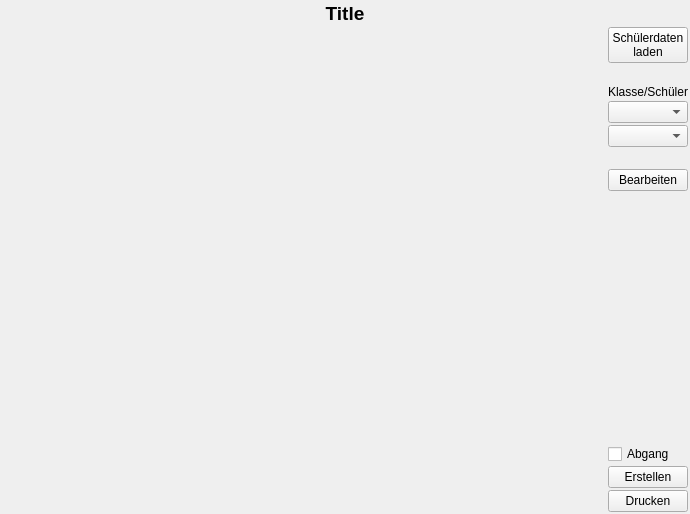
<?xml version="1.0" encoding="UTF-8"?>
<ui version="4.0">
 <class>Form</class>
 <widget class="QWidget" name="Form">
  <property name="geometry">
   <rect>
    <x>0</x>
    <y>0</y>
    <width>690</width>
    <height>514</height>
   </rect>
  </property>
  <property name="windowTitle">
   <string>Form</string>
  </property>
  <layout class="QVBoxLayout" name="verticalLayout_4">
   <property name="spacing">
    <number>2</number>
   </property>
   <property name="leftMargin">
    <number>2</number>
   </property>
   <property name="topMargin">
    <number>2</number>
   </property>
   <property name="rightMargin">
    <number>2</number>
   </property>
   <property name="bottomMargin">
    <number>2</number>
   </property>
   <item>
    <widget class="QLabel" name="l_title_cs">
     <property name="font">
      <font>
       <pointsize>14</pointsize>
       <weight>75</weight>
       <bold>true</bold>
      </font>
     </property>
     <property name="text">
      <string notr="true">Title</string>
     </property>
     <property name="alignment">
      <set>Qt::AlignCenter</set>
     </property>
    </widget>
   </item>
   <item>
    <layout class="QHBoxLayout" name="horizontalLayout">
     <item>
      <widget class="QStackedWidget" name="stack_cs">
       <property name="currentIndex">
        <number>1</number>
       </property>
       <widget class="QWidget" name="st_1">
        <layout class="QVBoxLayout" name="verticalLayout_2">
         <item>
          <widget class="QTextBrowser" name="tb_info_cs"/>
         </item>
        </layout>
       </widget>
       <widget class="QWidget" name="st_2">
        <layout class="QVBoxLayout" name="verticalLayout_3">
         <item>
          <layout class="QFormLayout" name="lf_edit_cs"/>
         </item>
        </layout>
       </widget>
      </widget>
     </item>
     <item>
      <layout class="QVBoxLayout" name="verticalLayout">
       <item>
        <widget class="QPushButton" name="pb_get_cs">
         <property name="text">
          <string notr="true">Schülerdaten
laden</string>
         </property>
        </widget>
       </item>
       <item>
        <spacer name="verticalSpacer_4">
         <property name="orientation">
          <enum>Qt::Vertical</enum>
         </property>
         <property name="sizeType">
          <enum>QSizePolicy::Fixed</enum>
         </property>
         <property name="sizeHint" stdset="0">
          <size>
           <width>20</width>
           <height>20</height>
          </size>
         </property>
        </spacer>
       </item>
       <item>
        <widget class="QLabel" name="label">
         <property name="text">
          <string>Klasse/Schüler</string>
         </property>
        </widget>
       </item>
       <item>
        <widget class="QComboBox" name="cb_class_cs"/>
       </item>
       <item>
        <widget class="QComboBox" name="cb_pupil_cs"/>
       </item>
       <item>
        <spacer name="verticalSpacer_2">
         <property name="orientation">
          <enum>Qt::Vertical</enum>
         </property>
         <property name="sizeType">
          <enum>QSizePolicy::Fixed</enum>
         </property>
         <property name="sizeHint" stdset="0">
          <size>
           <width>20</width>
           <height>20</height>
          </size>
         </property>
        </spacer>
       </item>
       <item>
        <widget class="QPushButton" name="pb_edit_cs">
         <property name="text">
          <string notr="true">Bearbeiten</string>
         </property>
        </widget>
       </item>
       <item>
        <spacer name="verticalSpacer_3">
         <property name="orientation">
          <enum>Qt::Vertical</enum>
         </property>
         <property name="sizeType">
          <enum>QSizePolicy::MinimumExpanding</enum>
         </property>
         <property name="sizeHint" stdset="0">
          <size>
           <width>20</width>
           <height>20</height>
          </size>
         </property>
        </spacer>
       </item>
       <item>
        <widget class="QCheckBox" name="ck_leaving_cs">
         <property name="text">
          <string notr="true">Abgang</string>
         </property>
        </widget>
       </item>
       <item>
        <widget class="QPushButton" name="pushButton_2">
         <property name="text">
          <string notr="true">Erstellen</string>
         </property>
        </widget>
       </item>
       <item>
        <widget class="QPushButton" name="pb_print_cs">
         <property name="text">
          <string notr="true">Drucken</string>
         </property>
        </widget>
       </item>
      </layout>
     </item>
    </layout>
   </item>
  </layout>
 </widget>
 <resources/>
 <connections/>
</ui>
